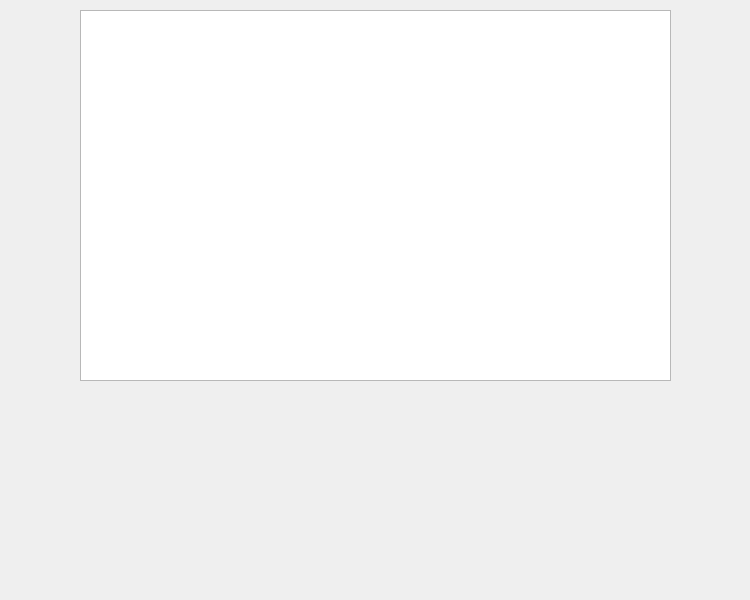
<?xml version="1.0" encoding="UTF-8"?>
<ui version="4.0">
 <class>ToDo</class>
 <widget class="QMainWindow" name="ToDo">
  <property name="geometry">
   <rect>
    <x>0</x>
    <y>0</y>
    <width>750</width>
    <height>600</height>
   </rect>
  </property>
  <property name="windowTitle">
   <string>MainWindow</string>
  </property>
  <widget class="QWidget" name="centralwidget">
   <widget class="QTableView" name="tableView">
    <property name="geometry">
     <rect>
      <x>80</x>
      <y>10</y>
      <width>591</width>
      <height>371</height>
     </rect>
    </property>
    <property name="layoutDirection">
     <enum>Qt::LeftToRight</enum>
    </property>
    <property name="alternatingRowColors">
     <bool>false</bool>
    </property>
   </widget>
   <widget class="QPushButton" name="pushButtonAdd">
    <property name="geometry">
     <rect>
      <x>160</x>
      <y>400</y>
      <width>131</width>
      <height>131</height>
     </rect>
    </property>
    <property name="cursor">
     <cursorShape>PointingHandCursor</cursorShape>
    </property>
    <property name="styleSheet">
     <string notr="true">QPushButton  {
    border: none;
    outline: none;
}</string>
    </property>
    <property name="text">
     <string/>
    </property>
    <property name="icon">
     <iconset resource="resources.qrc">
      <normaloff>:/todo/img/add.png</normaloff>:/todo/img/add.png</iconset>
    </property>
    <property name="iconSize">
     <size>
      <width>128</width>
      <height>128</height>
     </size>
    </property>
   </widget>
   <widget class="QPushButton" name="pushButtonRemove">
    <property name="geometry">
     <rect>
      <x>460</x>
      <y>400</y>
      <width>131</width>
      <height>131</height>
     </rect>
    </property>
    <property name="cursor">
     <cursorShape>PointingHandCursor</cursorShape>
    </property>
    <property name="styleSheet">
     <string notr="true">QPushButton  {
    border: none;
    outline: none;
}</string>
    </property>
    <property name="text">
     <string/>
    </property>
    <property name="icon">
     <iconset resource="resources.qrc">
      <normaloff>:/todo/img/remove.png</normaloff>:/todo/img/remove.png</iconset>
    </property>
    <property name="iconSize">
     <size>
      <width>128</width>
      <height>128</height>
     </size>
    </property>
   </widget>
  </widget>
 </widget>
 <resources>
  <include location="resources.qrc"/>
 </resources>
 <connections/>
</ui>
